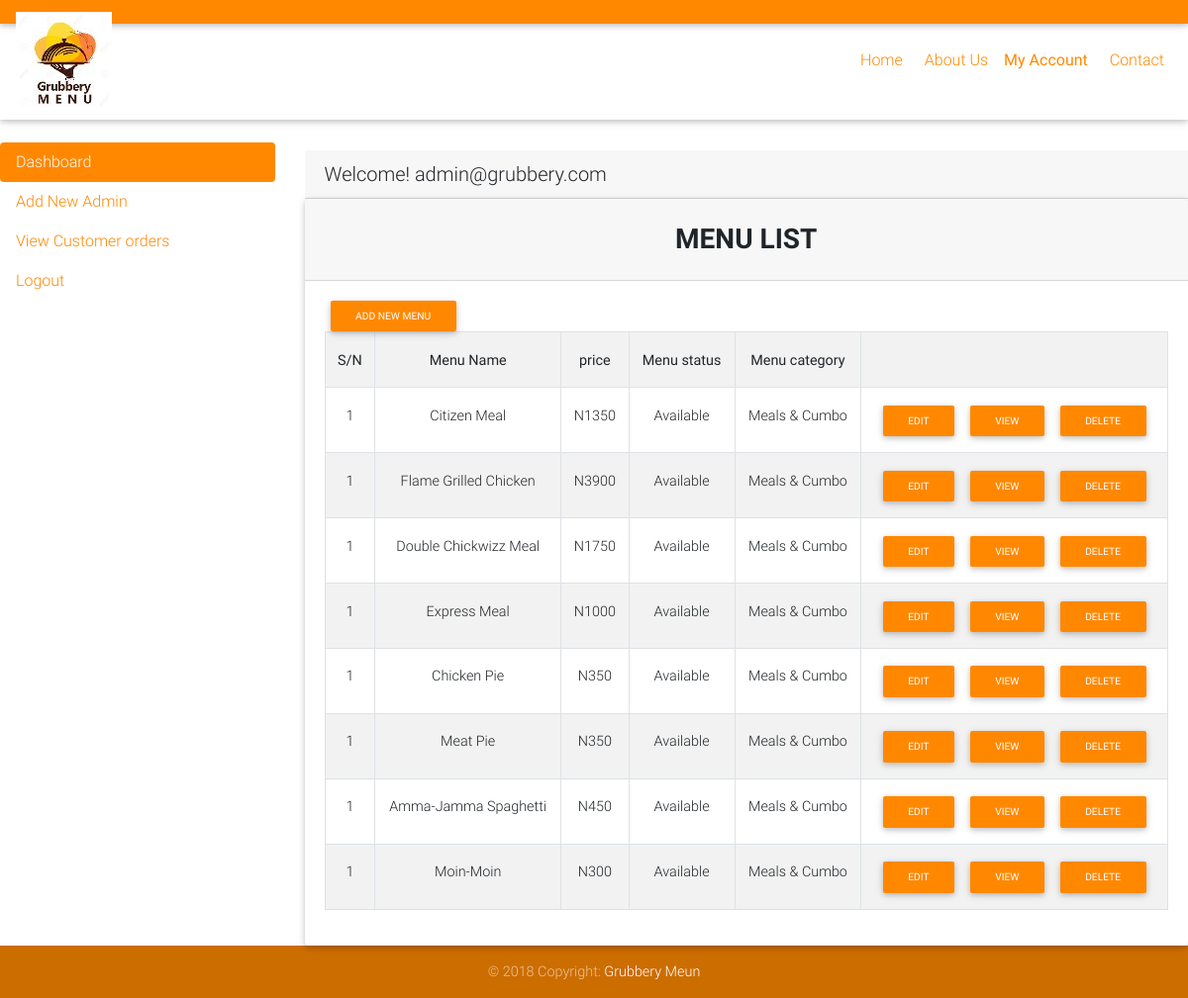
/user/admin_dashboard.php (signed in), run on the app's committed database.
### tables this page shows
CREATE TABLE IF NOT EXISTS `menu` (
  `id` int(200) NOT NULL AUTO_INCREMENT,
  `menu_name` varchar(200) NOT NULL,
  `date_time` datetime(6) NOT NULL,
  `menu_image` varchar(1000) NOT NULL,
  `menu_price` varchar(200) NOT NULL,
  `menu_status` int(200) NOT NULL,
  `menu_cat` varchar(200) NOT NULL,
  `admin_id` int(200) NOT NULL,
  UNIQUE KEY `id` (`id`),
  UNIQUE KEY `id_2` (`id`),
  UNIQUE KEY `id_3` (`id`)
);

### user/admin_session.php (called while the page is built, shortened)
<?php
    include('connect.php');
  $admin_id = $_SESSION['admin_id'];
  $sess_sql = mysqli_query($link,"select * from admin where id= '$admin_id'");
  $row = mysqli_fetch_array($sess_sql,MYSQLI_ASSOC);
  $admin_email = $row['email'];
?>

### user/admin_dashboard.php (the view, shortened to what this page needs)
<!DOCTYPE html>
<html>
<head>
    <?php
    include('admin_session.php');
?>
    <link rel="stylesheet" href="css/bootstrap.min.css" />
    <link rel="stylesheet" href="css/bootstrap.css" />
    <link rel="stylesheet" href="css/mdb.css" />
    <link rel="stylesheet" href="css/mdb.lite.css" />
    <link rel="stylesheet" href="css/mdb.lite.min.css" />
    <link rel="stylesheet" href="css/mdb.min.css" />
    <link rel="stylesheet" href="css/style.css" />
    <link rel="stylesheet" href="css/style.min.css" />
    <link rel="stylesheet" href="css/modules/animations-extended.css" />
    <link rel="stylesheet" href="css/modules/animations-extended.min.css" />
</head>
<body>
    <header>
        <div class="container-fluid fixed-top">
            <nav class="navbar fixed-top navbar-expand-lg scrolling-navbar bg-warning" style="height: 15px; color: white;">
              </nav>
        <nav class="navbar fixed-top navbar-expand-lg scrolling-navbar ">
          <div class="breadcrumb-dn mr-auto">
              <img src="images/logo.jpg" class="float-left" alt="...">
          </div>
          <ul class="nav navbar-nav nav-flex-icons ml-auto">
            <li class="nav-item">
              <a class="nav-link text-warning" href="../index.php"><i class="fa fa-envelope"></i> <span class="clearfix d-none d-sm-inline-block">Home</span></a>
            </li>
            <li class="nav-item">
              <a class="nav-link text-warning" href="../about.php"><i class="fa fa-comments-o"></i> <span class="clearfix d-none d-sm-inline-block">About Us</span></a>
            </li>
            <li class="nav-item dropdown">
              <a class="nav-link dropdown-item text-warning" href="admin_dashboard.php" id="navbarDropdownMenuLink" data-toggle="dropdown"
                aria-haspopup="true" aria-expanded="false">
                My Account
              </a>
            </li>
             <li class="nav-item">
              <a class="nav-link text-warning" href="../contact.php"><i class="fa fa-user"></i> <span class="clearfix d-none d-sm-inline-block">Contact</span></a>
            </li>
          </ul>
        </nav>
        </div>
      </header>
    <section>
        <div class="row">
            <div class="col-3 ">
              <div class="nav flex-column nav-pills" id="v-pills-tab" role="tablist" aria-orientation="vertical">
                  <br><br><br><br><br><br> <a class="nav-link active bg-warning" id="v-pills-home-tab" data-toggle="pill" href="admin_dashboard.php" role="tab"
                  aria-controls="v-pills-home" aria-selected="true">Dashboard</a>
                <a class="nav-link text-warning" id="v-pills-profile-tab" data-toggle="pill" href="add_admin.php" role="tab"
                  aria-controls="v-pills-profile" aria-selected="false">Add New Admin</a>
                <a class="nav-link text-warning" id="v-pills-settings-tab" data-toggle="pill" href="view_orders.php" role="tab"
                  aria-controls="v-pills-settings" aria-selected="false">View Customer orders</a>
                  <a class="nav-link text-warning" id="v-pills-settings-tab" data-toggle="pill" href="logout.php" role="tab"
                  aria-controls="v-pills-settings" aria-selected="false">Logout</a>
              </div>
            </div>
            <div class="col-sm-9">
                <br><br><br><br><br><br>
            <h5 class="card-header">Welcome! <?php echo $admin_email; ?></h5>
<div class="card">
  <h3 class="card-header text-center font-weight-bold text-uppercase py-4">Menu List</h3>
  <div class="card-body">
    <div id="table" class="table-editable">
      <table class="table table-bordered table-responsive-md table-striped text-center">
      <span class="table-remove"><a href="add_meal.php"><button type="button" class="btn btn-warning btn-rounded btn-sm my-0">Add New Menu</button></a></span>
        <tr>
          <th class="text-center">S/N</th>
          <th class="text-center">Menu Name</th>
          <th class="text-center">price</th>
          <th class="text-center">Menu status</th>
          <th class="text-center">Menu category</th>
          <th class="text-center"></th>
        </tr>
        <?php
        $result = mysqli_query($link,"SELECT * FROM menu");
        while($row = mysqli_fetch_array($result))
            {
                if ($status = 1) {
                    $status_r = 'Available';
                } else {
                    $status_r = 'Not Available';
                }
                $cat = $row["menu_cat"];
                if ($cat = 1) {
                    $cat= 'Meals & Cumbo';
                } else if ($cat = 2) {
                    $cat='Sides & Sauces';
                } else {
                    $cat= 'Drinks';
                }
        echo '<tr>
          <td class="pt-3-half" contenteditable="true">1</td>
          <td class="pt-3-half" contenteditable="true">'. $row["menu_name"] .'</td>
          <td class="pt-3-half" contenteditable="true">N'. $row["menu_price"] .'</td>
          <td class="pt-3-half" contenteditable="true">'. $status_r .'</td>
          <td class="pt-3-half" contenteditable="true">'. $cat .'</td>
          <td>
            <span class="table-remove"><a href="edit_meal.php?edit='. $row["id"] .'"><button type="button" class="btn btn-warning btn-rounded btn-sm my-0">Edit</button></a></span>
            <span class="table-remove"><a href="view_meal.php?view='. $row["id"] .'"><button type="button" class="btn btn-warning btn-rounded btn-sm my-0">View</button></a></span>
            <span class="table-remove"><a href="delete.php?delete='. $row["id"] .'"><button type="button" name="delete" data-toggle="modal" data-target="#confirm-delete"class="btn btn-warning btn-rounded btn-sm my-0">Delete</button></a></span>
          </td>
        </tr>';
        }
        ?>
      </table>
    </div>
  </div>
</div>
          </div>
    </section>
    <footer class="page-footer font-small bg-warning">
        <div class="footer-copyright text-center py-3">© 2018 Copyright:
          <a href=""> Grubbery Meun</a>
        </div>
      </footer>
</body>

### data on the page
menu: menu_name "Citizen Meal", menu_price "1350", status_r "Available", cat "Meals & Cumbo"
menu: menu_name "Flame Grilled Chicken", menu_price "3900", status_r "Available", cat "Meals & Cumbo"
menu: menu_name "Double Chickwizz Meal", menu_price "1750", status_r "Available", cat "Meals & Cumbo"
menu: menu_name "Express Meal", menu_price "1000", status_r "Available", cat "Meals & Cumbo"
menu: menu_name "Chicken Pie", menu_price "350", status_r "Available", cat "Meals & Cumbo"
menu: menu_name "Meat Pie", menu_price "350", status_r "Available", cat "Meals & Cumbo"
menu: menu_name "Amma-Jamma Spaghetti", menu_price "450", status_r "Available", cat "Meals & Cumbo"
menu: menu_name "Moin-Moin", menu_price "300", status_r "Available", cat "Meals & Cumbo"

### other printed values
$admin_email "admin@grubbery.com"
